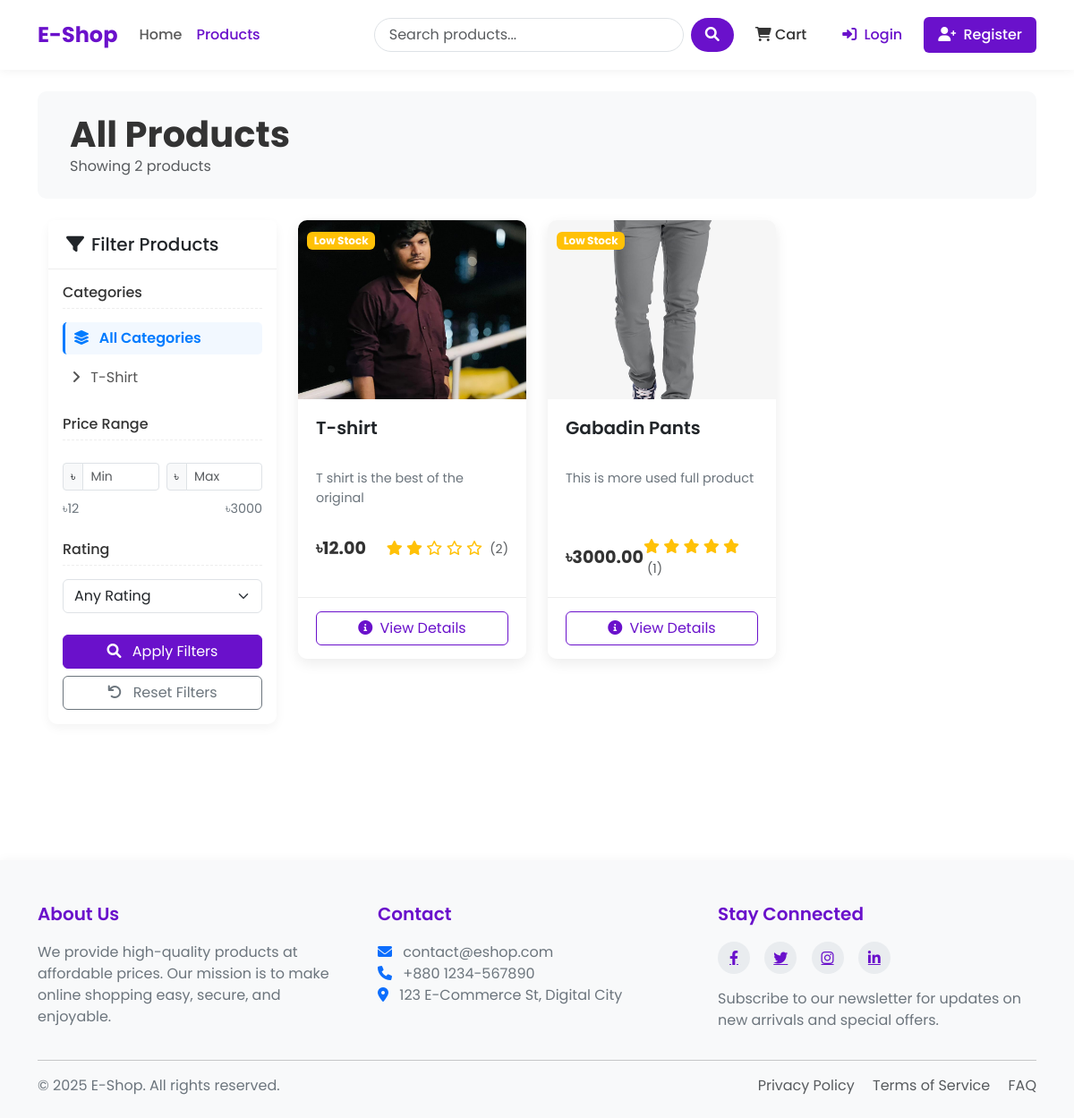
Screenshot of /products/ with the database file from the repository.
### shop/models.py (models this page shows, shortened)
class Category(models.Model):
    name = models.CharField(max_length=100)
    slug = models.SlugField(max_length=100,unique=True,null=True,blank=True)
    description = models.TextField(blank=True)
    class Meta:
        verbose_name_plural = 'Categories'

class Product(models.Model):
    name = models.CharField(max_length=200)
    slug = models.SlugField(max_length=200,unique=True)
    category = models.ForeignKey(Category,on_delete=models.CASCADE,related_name='products')
    description = models.TextField()
    price = models.DecimalField(max_digits=10,decimal_places=2) #122.23
    stock = models.PositiveBigIntegerField(default=1)
    available = models.BooleanField(default=True)
    created = models.DateTimeField(auto_now_add=True)
    updated = models.DateTimeField(auto_now=True)
    image = models.ImageField(upload_to = 'products/%Y/%m/%d')
    def average_rating(self):
        ratings = self.ratings.all()
        if ratings.count()>0:
            return sum([rating.rating for rating in ratings])/ratings.count()

### shop/views.py (the view, shortened to what this page needs)
# urls.py: path('products/',views.product_list,name='product_list'),
def product_list(request,category_slug=None):
    category = None
    categories = models.Category.objects.all()
    products = models.Product.objects.filter(available=True)
    if category_slug:
        category = get_object_or_404(models.Category,slug=category_slug)
        products = products.filter(category=category)
    min_price = products.aggregate(Min('price'))['price__min']
    max_price = products.aggregate(Max('price'))['price__max']
    if request.GET.get('min_price'):
        products = products.filter(price__gte=request.GET.get('min_price'))
    if request.GET.get('max_price'):
        products = products.filter(price__lte=request.GET.get('max_price'))
    if request.GET.get('rating'):
        min_rating = request.GET.get('rating')
        products = products.annotate(avg_rating=Avg('ratings__rating')).filter(avg_rating__gte=min_rating) #aitar kaj holo suppose user 4 rating er product dekhte chasse so aita return korbe (>=4) er rating
    context = {
        'category':category,
        'categories':categories,
        'products':products,
        'min_price':min_price,
        'max_price':max_price,
    }
    return render(request,'shop/product_list.html',context)

### shop/context_processors.py (called while the page is built)
def cart_items_count(request):
    if request.user.is_authenticated:
        try:
            cart = Cart.objects.get(user=request.user)
            return {'cart_items_count': cart.get_total_items()}
        except Cart.DoesNotExist:
            return {'cart_items_count':0}
    return {'cart_items_count':0}

### templates/shop/product_list.html (shortened to what this page needs)
{% extends 'base.html' %}
{% block content %}
<div class="shop-header mb-4 p-4 bg-light">
    <div class="container-fluid">
        <div class="row align-items-center">
            <div class="col-md-6">
                <h1 class="shop-title">
                    {% if category %}{{ category.name }}{% else %}All Products{% endif %}
                </h1>
                <p class="text-muted mb-0">
                    Showing {{ products|length }} product{{ products|length|pluralize }}
                </p>
            </div>
        </div>
    </div>
</div>
<div class="container-fluid">
    <div class="row">
        <div class="col-lg-3 mb-4 filter-sidebar">
            <div class="filter-card card mb-4">
                <div class="card-header">
                    <h5 class="mb-0 d-flex align-items-center">
                        <i class="fas fa-filter me-2"></i> Filter Products
                    </h5>
                </div>
                <div class="card-body">
                    <form method="get">
                        <h6 class="filter-heading">Categories</h6>
                        <div class="mb-4">
                            <a href="{% url 'shop:product_list' %}" class="filter-link {% if not category %}active{% endif %}">
                                <i class="fas fa-layer-group me-2"></i> All Categories
                            </a>
                            <div class="ms-2 mt-2">
                                {% for c in categories %}
                                <a href="{% url 'shop:product_list_by_category' c.slug %}" class="filter-link {% if category.slug == c.slug %}active{% endif %}">
                                    <i class="fas fa-angle-right me-2"></i> {{ c.name }}
                                </a>
                                {% endfor %}
                            </div>
                        </div>
                        <h6 class="filter-heading">Price Range</h6>
                        <div class="mb-4">
                            <div class="price-slider-container">
                                <div class="row g-2 mb-2">
                                    <div class="col-6">
                                        <div class="input-group input-group-sm">
                                            <span class="input-group-text">৳</span>
                                            <input type="number" class="form-control" id="min_price" name="min_price"
                                                   value="{{ request.GET.min_price|default:'' }}" min="{{ min_price }}" max="{{ max_price }}" placeholder="Min">
                                        </div>
                                    </div>
                                    <div class="col-6">
                                        <div class="input-group input-group-sm">
                                            <span class="input-group-text">৳</span>
                                            <input type="number" class="form-control" id="max_price" name="max_price"
                                                   value="{{ request.GET.max_price|default:'' }}" min="{{ min_price }}" max="{{ max_price }}" placeholder="Max">
                                        </div>
                                    </div>
                                </div>
                                <div class="price-values">
                                    <span>৳{{ min_price }}</span>
                                    <span>৳{{ max_price }}</span>
                                </div>
                            </div>
                        </div>
                        <h6 class="filter-heading">Rating</h6>
                        <div class="mb-4">
                            <select class="form-select" name="rating">
                                <option value="">Any Rating</option>
                            </select>
                        </div>
                        <div class="d-grid gap-2">
                            <button type="submit" class="btn btn-primary">
                                <i class="fas fa-search me-2"></i> Apply Filters
                            </button>
                            <a href="{% url 'shop:product_list' %}" class="btn btn-outline-secondary">
                                <i class="fas fa-undo me-2"></i> Reset Filters
                            </a>
                        </div>
                    </form>
                </div>
            </div>
        </div>
        <div class="col-lg-9">
            {% if products %}
            <div class="row row-cols-1 row-cols-md-2 row-cols-lg-3 g-4">
                {% for product in products %}
                <div class="col">
                    <div class="card h-100 product-card">
                        <div class="product-img-container">
                            {% if product.image %}
                            <img src="{{ product.image.url }}" class="product-img" alt="{{ product.name }}">
                            {% else %}
                            <div class="bg-light d-flex align-items-center justify-content-center h-100">
                                <i class="fas fa-image fa-3x text-muted"></i>
                            </div>
                            {% endif %}
                            {% if product.stock <= 5 and product.stock > 0 %}
                            <div class="product-badge">
                                <span class="badge bg-warning">Low Stock</span>
                            </div>
                            {% elif product.stock <= 0 %}
                            <div class="product-badge">
                                <span class="badge bg-danger">Out of Stock</span>
                            </div>
                            {% endif %}
                        </div>
                        <div class="card-body">
                            <h5 class="product-title">{{ product.name }}</h5>
                            <p class="product-desc">{{ product.description|truncatechars:100 }}</p>
                            <div class="d-flex justify-content-between align-items-center">
                                <span class="product-price">৳{{ product.price }}</span>
                                <div class="rating">
                                    {% for i in "12345" %}
                                    {% if forloop.counter <= product.average_rating %}
                                    <i class="fas fa-star"></i>
                                    {% else %}
                                    <i class="far fa-star"></i>
                                    {% endif %}
                                    {% endfor %}
                                    <span class="ms-1 text-muted small">({{ product.ratings.count }})</span>
                                </div>
                            </div>
                        </div>
                        <div class="card-footer">
                            <div class="d-grid">
                                <a href="{% url 'shop:product_detail' product.slug %}" class="btn btn-outline-primary btn-add-cart">
                                    <i class="fas fa-info-circle me-1"></i> View Details
                                </a>
                            </div>
                        </div>
                    </div>
                </div>
                {% endfor %}
            </div>
            {% endif %}
        </div>
    </div>
</div>
{% endblock %}

### templates/shop/product_list.html (style rules this page uses)
.filter-card { border: none; box-shadow: 0 4px 12px rgba(0,0,0,0.05); border-radius: 10px; position: sticky; top: 20px; }
.filter-card .card-header { background-color: #fff; border-bottom: 1px solid rgba(0,0,0,0.07); padding: 15px 20px; }
.filter-heading { color: #333; font-size: 1rem; margin-bottom: 15px; border-bottom: 1px dashed #eee; padding-bottom: 8px; }
.filter-link { color: #555; text-decoration: none; transition: all 0.2s; display: block; padding: 6px 3px; border-radius: 5px; }
.filter-link.active { color: #007bff; font-weight: 600; border-left: 3px solid #007bff; padding-left: 10px; background-color: rgba(0,123,255,0.05); }
.product-card { border: none; box-shadow: 0 5px 15px rgba(0,0,0,0.07); border-radius: 10px; overflow: hidden; transition: all 0.3s ease; }
.product-img-container { position: relative; overflow: hidden; height: 200px; }
.product-img { width: 100%; height: 100%; object-fit: cover; transition: transform 0.5s ease; }
.product-badge { position: absolute; top: 10px; left: 10px; z-index: 2; }
.product-card .card-body { padding: 20px; }
.product-title { font-weight: 600; margin-bottom: 10px; height: 48px; overflow: hidden; display: -webkit-box; -webkit-line-clamp: 2; -webkit-box-orient: vertical; }
.product-desc { color: #6c757d; font-size: 0.9rem; margin-bottom: 15px; height: 60px; overflow: hidden; display: -webkit-box; -webkit-line-clamp: 3; -webkit-box-orient: vertical; }
.product-price { font-weight: 700; color: #333; font-size: 1.2rem; }
.rating { color: #ffc107; }
.product-card .card-footer { background-color: #fff; border-top: 1px solid rgba(0,0,0,0.07); padding: 15px 20px; }
.btn-add-cart { transition: all 0.3s ease; }
.shop-header { background-color: #f8f9fa; padding: 30px 0; margin-bottom: 30px; border-radius: 10px; }
.shop-title { font-weight: 700; color: #333; margin-bottom: 0; }
.price-slider-container { margin-top: 25px; }
.price-values { display: flex; justify-content: space-between; margin-top: 10px; color: #6c757d; font-size: 0.9rem; }

### templates/base.html (style rules this page uses)
:root { --primary-color: #6a11cb; --primary-dark: #5a0cb8; --primary-light: #7c4ddb; --secondary-color: #2575fc; --text-color: #333333; --text-light: #6c757d; --bg-light: #f8f9fa; --border-radius: 10px; --box-shadow: 0 5px 15px rgba(0,0,0,0.08); }
body { font-family: 'Poppins', sans-serif; color: var(--text-color); display: flex; flex-direction: column; min-height: 100vh; }
.product-card { border: none; border-radius: var(--border-radius); overflow: hidden; transition: transform 0.3s, box-shadow 0.3s; box-shadow: var(--box-shadow); }
.rating { color: #ffc107; }
.btn-primary { background-color: var(--primary-color); border-color: var(--primary-color); }
.btn-outline-primary { border-color: var(--primary-color); color: var(--primary-color); }

### rows the page displays
Category: name "T-Shirt"
Product: image (picture), stock "Low Stock", name "T-shirt", description "T shirt is the best of the original", price "12.00", ratings.count "2"
Product: image (picture), stock "Low Stock", name "Gabadin Pants", description "This is more used full product", price "3000.00", ratings.count "1"

### other values shown
{{ products|length }} "2"
{{ min_price }} "12"
{{ max_price }} "3000"
